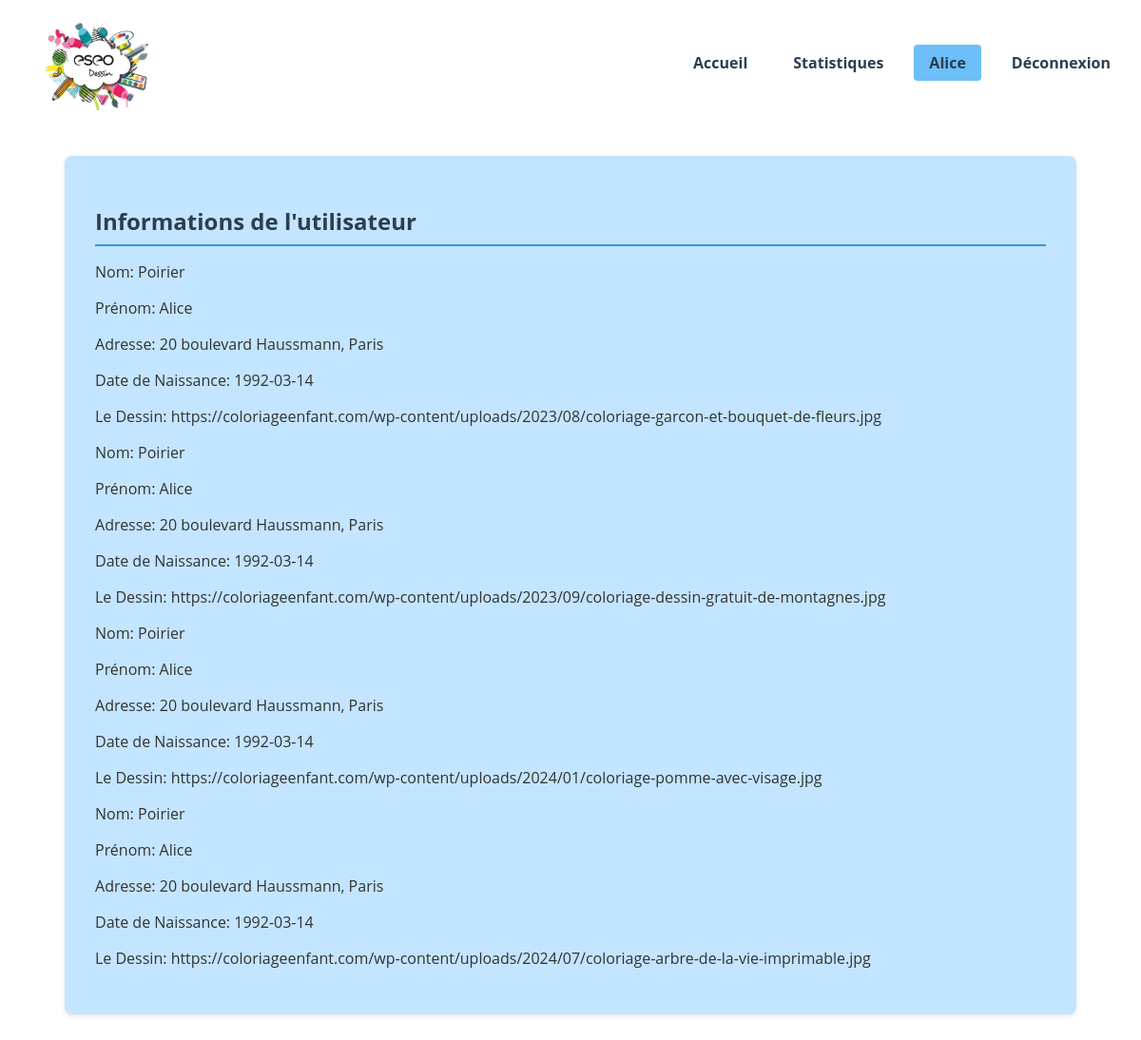
Screenshot of /HTML/protected_page.php (signed in) with the database file from the repository.
### tables this page shows
CREATE TABLE Utilisateur
(
    numUtilisateur Integer PRIMARY KEY AUTO_INCREMENT,
    numClub Integer NOT NULL,
    nom VARCHAR(50) NOT NULL,
    prenom VARCHAR(50) NOT NULL,
    adresse VARCHAR(120) NOT NULL,
    login VARCHAR(50) NOT NULL,
    motDePasse VARCHAR(50) NOT NULL,
    email VARCHAR(50) NOT NULL,
    dateNaissance DATE NOT NULL,
    FOREIGN KEY (numClub) REFERENCES Club(numClub)
);

### HTML/protected_page.php (the view, shortened to what this page needs)
<?php
require 'config.php';
$sql = "SELECT u.nom, u.prenom, u.adresse, u.dateNaissance, d.leDessin
        FROM Utilisateur u, Dessin d, Competiteur c
        WHERE u.numUtilisateur=? and d.numCompetiteur=c.numCompetiteur and c.numCompetiteur=u.numUtilisateur
        GROUP BY d.leDessin";
$stmt = $conn->prepare($sql);
$stmt->bind_param("i", $_SESSION['login']);
$stmt->execute();
$result = $stmt->get_result();
$userInfo = [];
if ($result->num_rows > 0) {
    while ($row = $result->fetch_assoc()) {
        $userInfo[] = $row;
    }
}
?>
<!DOCTYPE html>
<html lang="en">
<head>
    <link rel="stylesheet" href="CSS/style.css">
</head>
<body>
<header class="main-header">
    <img src="Images/logo_dessin.png" alt="Logo Dessin" class="logo" width="170" height="100">
    <nav class="main-nav">
        <ul>
            <li><a href="main.php" class="<?php echo basename($_SERVER['PHP_SELF']) == 'main.php' ? 'active' : ''; ?>">Accueil</a></li>
            <li><a href="stats.php" class="<?php echo basename($_SERVER['PHP_SELF']) == 'stats.php' ? 'active' : ''; ?>">Statistiques</a></li>
            <?php if (isset($_SESSION['username'])): ?>
                <li><a href="protected_page.php" class="<?php echo basename($_SERVER['PHP_SELF']) == 'protected_page.php' ? 'active' : ''; ?>"><?php echo htmlspecialchars($_SESSION['username']); ?></a></li>
                <li><a href="logout.php" class="<?php echo basename($_SERVER['PHP_SELF']) == 'logout.php' ? 'active' : ''; ?>">Déconnexion</a></li>
            <?php else: ?>
                <li><a href="login.php" class="<?php echo basename($_SERVER['PHP_SELF']) == 'login.php' ? 'active' : ''; ?>">Connexion</a></li>
                <li><a href="register.php" class="<?php echo basename($_SERVER['PHP_SELF']) == 'register.php' ? 'active' : ''; ?>">Inscription</a></li>
            <?php endif; ?>
        </ul>
    </nav>
</header>
<section id="user-info" class="section">
    <h2>Informations de l'utilisateur</h2>
    <?php if (!empty($userInfo)): ?>
        <?php foreach ($userInfo as $info): ?>
            <p>Nom: <?php echo htmlspecialchars($info['nom']); ?></p>
            <p>Prénom: <?php echo htmlspecialchars($info['prenom']); ?></p>
            <p>Adresse: <?php echo htmlspecialchars($info['adresse']); ?></p>
            <p>Date de Naissance: <?php echo htmlspecialchars($info['dateNaissance']); ?></p>
            <p>Le Dessin: <?php echo htmlspecialchars($info['leDessin']); ?></p>
        <?php endforeach; ?>
    <?php else: ?>
        <p>Aucune information disponible.</p>
    <?php endif; ?>
</section>
</body>
</html>

### CSS/style.css (style rules this page uses)
body { font-family: 'Open Sans', sans-serif; margin: 0; padding: 0; background-color: #ffffff; color: #333; }
h1, h2 { color: #2c3e50; }
.main-header { background-color: #ffffff; color: #2c3e50; padding: 1rem; display: flex; justify-content: space-between; align-items: center; text-align: left; }
.main-nav ul { list-style-type: none; padding: 0; margin: 0; display: flex; gap: 1rem; }
.main-nav a { color: #2c3e50; text-decoration: none; font-weight: bold; padding: 0.5rem 1rem; border-radius: 4px; transition: background-color 0.3s; }
.main-nav a.active { background-color: #6cbff8; }
.section { padding: 2rem; margin: 2rem auto; width: 100%; max-width: 1000px; background-color: #c3e5ff; box-shadow: 0 2px 5px rgba(0, 0, 0, 0.1); border-radius: 8px; transition: transform 0.3s, box-shadow 0.3s; }
.section h2 { border-bottom: 2px solid #3498db; padding-bottom: 0.5rem; margin-bottom: 1rem; }

### rows the page displays
utilisateur: nom "Poirier", prenom "Alice", adresse "20 boulevard Haussmann, Paris", dateNaissance "1992-03-14", leDessin "https://coloriageenfant.com/wp-content/uploads/2023/08/coloriage-garcon-et-bouquet-de-fleurs.jpg", leDessin "https://coloriageenfant.com/wp-content/uploads/2023/09/coloriage-dessin-gratuit-de-montagnes.jpg", leDessin "https://coloriageenfant.com/wp-content/uploads/2024/01/coloriage-pomme-avec-visage.jpg", leDessin "https://coloriageenfant.com/wp-content/uploads/2024/07/coloriage-arbre-de-la-vie-imprimable.jpg"

### other values shown
$_SESSION['username'] "Alice"
